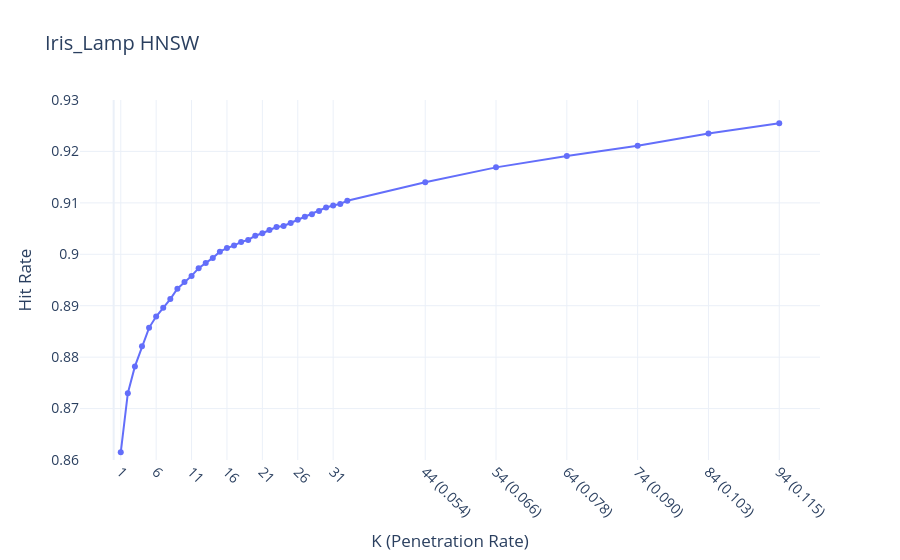

Here is the notebook cell this chart was saved with:
### Code cell
import plotly.graph_objects as go

# Data
K = list(range(1, 34)) + [44, 54, 64, 74, 84, 94]
hit_rate = [
    0.8615, 0.8730, 0.8782, 0.8821, 0.8857, 0.8879, 0.8896, 0.8913, 0.8933, 0.8946,
    0.8958, 0.8973, 0.8983, 0.8993, 0.9005, 0.9012, 0.9017, 0.9024, 0.9028, 0.9036,
    0.9041, 0.9047, 0.9053, 0.9055, 0.9061, 0.9067, 0.9073, 0.9078, 0.9084, 0.9091,
    0.9095, 0.9098, 0.9104,
    0.9140, 0.9169, 0.9191, 0.9211, 0.9235, 0.9255
]

# Define tick positions and labels
tickvals = [k for k in range(1, 35) if (k - 1) % 5 == 0] + [44, 54, 64, 74, 84, 94]
ticktext = [
    f"{k}" if k < 44 else f"{k} ({k/819:.3f})"
    for k in tickvals
]

# Create figure
fig = go.Figure()

fig.add_trace(go.Scatter(
    x=K,
    y=hit_rate,
    mode='lines+markers',
    marker=dict(size=6),
    line=dict(width=2),
    name='Hit Rate'
))

# Layout customization
fig.update_layout(
    title='Iris_Lamp HNSW',
    xaxis_title='K (Penetration Rate)',
    yaxis_title='Hit Rate',
    xaxis=dict(
        tickmode='array',
        tickvals=tickvals,
        ticktext=ticktext,
        showgrid=True,
        tickangle=45
    ),
    yaxis=dict(range=[0.86, 0.93], showgrid=True),
    template='plotly_white',
    font=dict(size=14)
)

fig.show()

### Figure 1 — Plotly figure (JSON) as saved in the notebook; plotly's stock layout.template omitted (floating-point values rounded to 4 significant figures)
{"data": [{"line": {"width": 2}, "marker": {"size": 6}, "mode": "lines+markers", "name": "Hit Rate", "type": "scatter", "x": [1, 2, 3, 4, 5, 6, 7, 8, 9, 10, 11, 12, 13, 14, 15, 16, 17, 18, 19, 20, 21, 22, 23, 24, 25, 26, 27, 28, 29, 30, 31, 32, 33, 44, 54, 64, 74, 84, 94], "y": [0.8615, 0.873, 0.8782, 0.8821, 0.8857, 0.8879, 0.8896, 0.8913, 0.8933, 0.8946, 0.8958, 0.8973, 0.8983, 0.8993, 0.9005, 0.9012, 0.9017, 0.9024, 0.9028, 0.9036, 0.9041, 0.9047, 0.9053, 0.9055, 0.9061, 0.9067, 0.9073, 0.9078, 0.9084, 0.9091, 0.9095, 0.9098, 0.9104, 0.914, 0.9169, 0.9191, 0.9211, 0.9235, 0.9255]}], "layout": {"font": {"size": 14}, "title": {"text": "Iris_Lamp HNSW"}, "xaxis": {"showgrid": true, "tickangle": 45, "tickmode": "array", "ticktext": ["1", "6", "11", "16", "21", "26", "31", "44 (0.054)", "54 (0.066)", "64 (0.078)", "74 (0.090)", "84 (0.103)", "94 (0.115)"], "tickvals": [1, 6, 11, 16, 21, 26, 31, 44, 54, 64, 74, 84, 94], "title": {"text": "K (Penetration Rate)"}}, "yaxis": {"range": [0.86, 0.93], "showgrid": true, "title": {"text": "Hit Rate"}}}}
